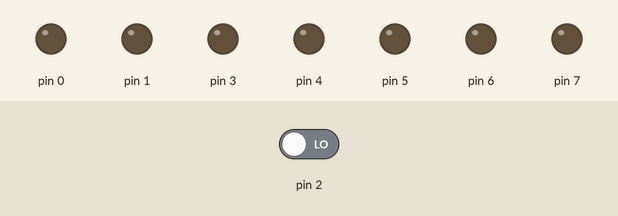
Bench run of a sketch on a simulated Arduino Uno, built with avr-gcc and run on an emulated ATmega328P. On the bench: output pins drawn as LEDs (lit = HIGH). The inputs (shaded band) are chosen by the test bench; at power-on: pin 2 LOW.

Above: at 0.8 s.
0.9 s: pin 2 driven HIGH
At 1.8 s:
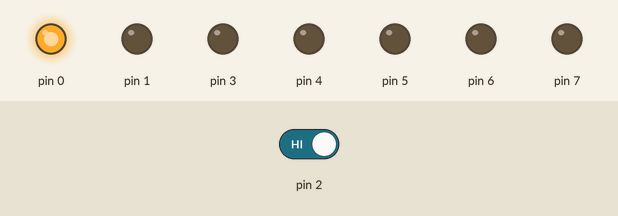
2.4 s: pin 2 driven LOW
At 3.1 s:
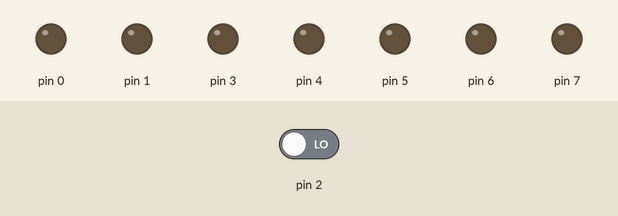
Timing chart, 0 to 5.4 s (numbered marks = the images above; inputs shaded):
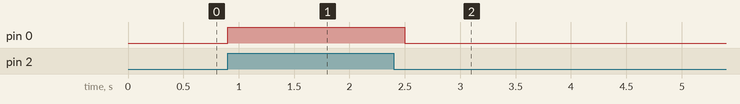

Measured:
- after the input at 0.9 s, pin 0: LOW → HIGH at once
- after the input at 2.4 s, pin 0: HIGH → LOW after 0.10 s

The sketch:

10.1.ino
```cpp
#include <avr/io.h>
#include <util/delay.h>
#define setbit(x,y) (x|=y)
#define checkbit(x,y)((x) & (y))
#define clearbit(x,y)(x&=~y)
#define bitn(p) (0x01<<p)

int main (void)
{
  DDRD = 0xFB;

  while(true){
    if (checkbit(PIND, bitn(2))){
      PORTD = 0x01;
      _delay_ms(200);
    }

    PORTD = 0x00;
  }
}
```
